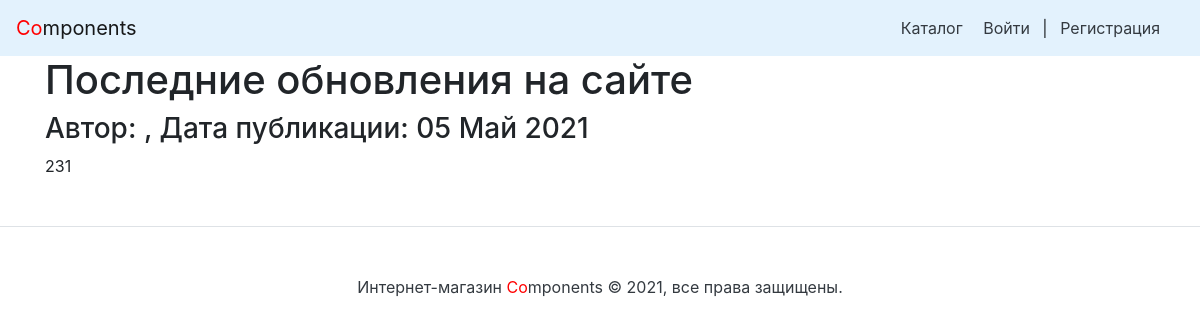
Before: / with the older database file.
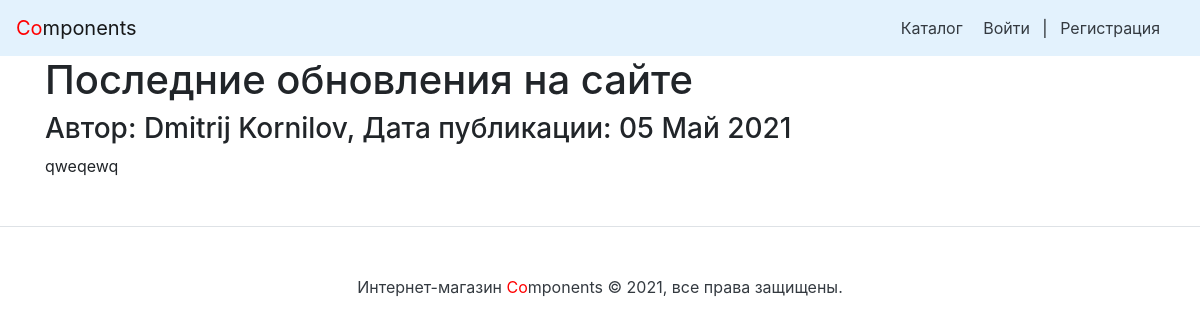
After: the same page with the newer database file.
### posts/models.py (models this page shows, shortened)
class Post(models.Model):
    text = models.TextField(
        verbose_name='Текст', help_text='Пишите здесь ваш текст')
    pub_date = models.DateTimeField(
        auto_now_add=True, verbose_name='Опубликовано',
        help_text='Дата создания записи')
    author = models.ForeignKey(
        User, on_delete=models.CASCADE, related_name='posts',
        verbose_name='Автор',
        help_text='Укажите автора')
    group = models.ForeignKey(
        Group, on_delete=models.SET_NULL,
        related_name='group_posts', blank=True, null=True,
        verbose_name='Сообщество',
        help_text='Выберите сообщество')
    class Meta:
        ordering = ('-pub_date',)
        verbose_name_plural = 'Записи'
        verbose_name = 'Запись'

### posts/views.py (the view)
# urls.py: path('', views.index, name='index'),
def index(request):
    latest = Post.objects.all()[:11]
    return render(request, 'posts/index.html', {'posts': latest})

### components/context_processors.py (called while the page is built)
def year(request):
    return {
        'year': dt.date.today().year,
    }

### posts/templates/posts/index.html (shortened to what this page needs)
{% extends "base.html" %}
{% block header %}Последние обновления на сайте{% endblock %}
{% block content %}
  {% for post in posts %}
    <h3>
      Автор: {{ post.author.get_full_name }}, Дата публикации: {{ post.pub_date|date:"d M Y" }}
    </h3>
    <p>{{ post.text|linebreaksbr }}</p>
  {% endfor %}
{% endblock %}

### templates/base.html (shortened to what this page needs)
<!doctype html>
<html>
  <head>
    {% load static %}
    <link rel="stylesheet" href="{% static 'bootstrap/dist/css/bootstrap.min.css' %}">
  </head>
  <body>
    {% include 'nav.html' %}
    <main>
      <div class="container">
        <h1>{% block header %}{% endblock %}</h1>
        {% block content %}{% endblock %}
      </div>
    </main>
    {% include 'footer.html' %}
  </body>
</html>

### templates/nav.html
<nav class="navbar navbar-light" style="background-color: #e3f2fd;">
  <a class="navbar-brand" href="/"><span style="color:red">Co</span>mponents</a>
  <nav class="my-2 my-md-0 mr-md-3">
    <a class="p-2 text-dark" href="{% url 'catalog' %}">Каталог</a>
    {% if user.is_authenticated %}
      Пользователь: {{ user.username }}.
      <a class="p-2 text-dark" href="{% url 'new_post' %}">Новая запись</a>
      <a class="p-2 text-dark" href="{% url 'password_change' %}">Изменить пароль</a>
      <a class="p-2 text-dark" href="{% url 'logout' %}">Выйти</a>
    {% else %}
      <a class="p-2 text-dark" href="{% url 'login' %}">Войти</a> |
      <a class="p-2 text-dark" href="{% url 'signup' %}">Регистрация</a>
    {% endif %}
  </nav>
</nav>

### templates/footer.html
<footer class="pt-4 my-md-5 pt-md-5 border-top">
  <p class="m-0 text-dark text-center ">
    Интернет-магазин
    <span style="color:red">Co</span>mponents © {{ year }}, все права защищены.
  </p>
</footer>

Changed rows visible on the page:
removed Post: pub_date "05 Май 2021", text "231"
added Post: author.get_full_name "Dmitrij Kornilov", pub_date "05 Май 2021", text "qweqewq"
